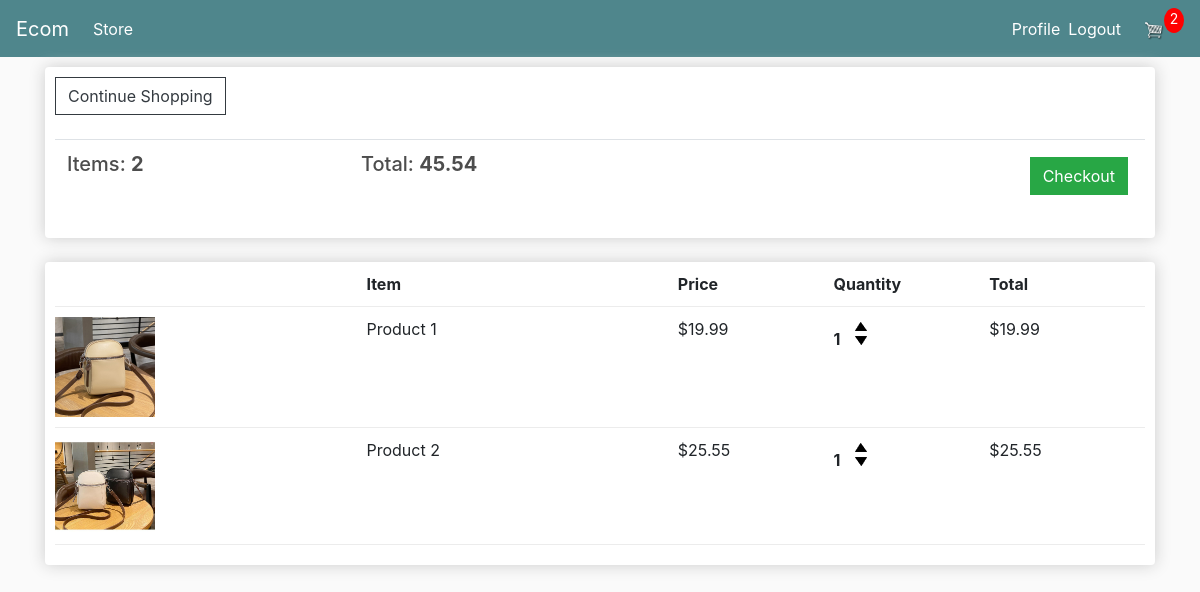
The app's page /cart/ (signed in) with its own data.
### store/models.py (models this page shows, shortened)
class Order(models.Model):
	customer = models.ForeignKey(Customer, on_delete=models.SET_NULL, blank=True, null=True)
	date_ordered = models.DateTimeField(auto_now_add=True)
	transaction_id = models.CharField(max_length=200, null=True)
	complete = models.BooleanField(default=False, null=True, blank=True)
	@property
	def get_cart_total(self):
		orderItems = self.orderitem_set.all()
		total = sum([item.get_total for item in orderItems])
		return total
	@property
	def get_cart_items(self):
		orderItems = self.orderitem_set.all()
		total = sum([item.quantity for item in orderItems])
		return total

class OrderItem(models.Model):
	product = models.ForeignKey(Product, on_delete=models.SET_NULL, blank=True, null=True)
	order = models.ForeignKey(Order, on_delete=models.SET_NULL, blank=True, null=True)
	quantity = models.IntegerField(default=0, null=True, blank=True)
	date_added = models.DateTimeField(auto_now_add=True)
	@property
	def get_total(self):
		total = self.product.price * self.quantity
		return total

class Product(models.Model):
	name = models.CharField(max_length=200, null=True, blank=True)
	price = models.DecimalField(max_digits=7, decimal_places=2)
	digital = models.BooleanField(default=False, blank=True, null=True)
	image = models.ImageField(null=True, blank=True)
	@property
	def imageURL(self):
		try:
			url = self.image.url
		except:
			url = ''
		return url

### store/views.py (the view)
# urls.py: path('cart/', views.cart, name='cart'),
def cart(request):
	data = cartData(request)
	cartItems = data['cartItems']
	order = data['order']
	items = data['items']
	context = {
		'items': items,
		'order': order,
		'cartItems': cartItems
	}
	return render(request, 'store/cart.html', context)

### store/utils.py (called while the page is built)
def cartData(request):
	if request.user.is_authenticated:
		customer = request.user.customer
		order, created = Order.objects.get_or_create(customer=customer, complete=False)
		items = order.orderitem_set.all()
		cartItems = order.get_cart_items
	else:
		cookieData = cookieCart(request)
		cartItems = cookieData['cartItems']
		order = cookieData['order']
		items = cookieData['items']
	return {'cartItems': cartItems, 'items': items, 'order': order}

### store/templates/store/cart.html
{% extends 'store/main.html' %}
{% load static %}
{% block content %}
<div class="row">
	<div class="col-lg-12">
		<div class="box-element">
			<a class= "btn btn-outline-dark" href="{% url 'store' %}">Continue Shopping</a>
			<br>
			<br>
			<table class="table">
				<tr>
					<th><h5>Items: <strong>{{order.get_cart_items}}</strong></h5></th>
					<th><h5>Total: <strong>{{order.get_cart_total|floatformat:2}}</strong></h5></th>
					<th>
						<a style="float:right; margin:5px" class="btn btn-success" href="{% url 'checkout' %}">Checkout</a>
					</th>
				</tr>
			</table>
		</div>
		<br>
		<div class="box-element">
			<div class="cart-row">
				<div style="flex:2"></div>
				<div style="flex:2"><strong>Item</strong></div>
				<div style="flex:1"><strong>Price</strong></div>
				<div style="flex:1"><strong>Quantity</strong></div>
				<div style="flex:1"><strong>Total</strong></div>
			</div>
			{% for item in items %}
			<div class="cart-row">
				<div style="flex:2"><img class="row-image" src="{{item.product.imageURL}}"></div>
				<div style="flex:2">{{item.product.name}}</div>
				<div style="flex:1">${{item.product.price|floatformat:2}}</div>
				<div style="flex:1">
					<p class="quantity">{{item.quantity}}</p>
					<div class="quantity">
							<img data-product={{item.product.id}} data-action= "add" class="chg-quantity update-cart" src="{% static  'images/arrow-up.png' %}">
							<img data-product={{item.product.id}} data-action= "remove" class="chg-quantity update-cart" src="{% static  'images/arrow-down.png' %}">
						</div>
				</div>
				<div style="flex:1">${{item.get_total}}</div>
			</div>
			{% endfor %}
		</div>
	</div>
</div>
{% endblock %}

### static/css/main.css (style rules this page uses)
body { background-color: hsl(0, 0%, 98%); }
h1,h2,h3,h4,h5,h6 { color:hsl(0, 0%, 30%); }
.box-element { box-shadow:hsl(0, 0%, 80%) 0 0 16px; background-color: #fff; border-radius: 4px; padding: 10px; }
.col-lg-4, .col-lg-6, .col-lg-8, .col-lg-12 { margin-top: 10px; }
.btn { border-radius: 0; }
.row-image { width: 100px; }
.cart-row { display: flex; align-items: flex-stretch; padding-bottom: 10px; margin-bottom: 10px; border-bottom: 1px solid #ececec; }
.quantity { display: inline-block; font-weight: 700; padding-right:10px; }
.chg-quantity { width: 12px; cursor: pointer; display: block; margin-top: 5px; transition:.1s; }

### records on screen
Order: get_cart_items "2", get_cart_total "45.54"
OrderItem: product.imageURL (picture), product.name "Product 1", product.price "19.99", quantity "1", get_total "19.99"
OrderItem: product.imageURL (picture), product.name "Product 2", product.price "25.55", quantity "1", get_total "25.55"

### other values on screen
{{ cartItems }} "2"
